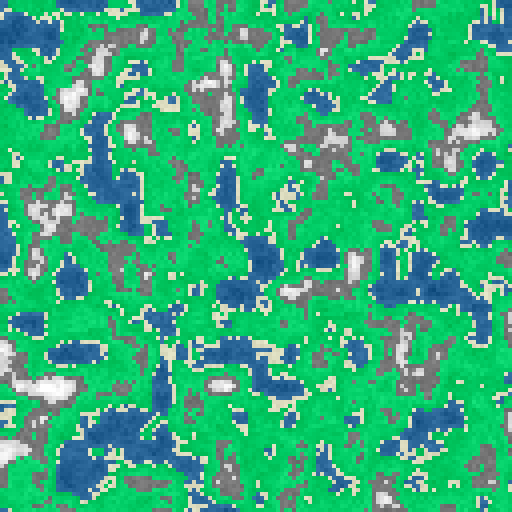
Frame 1 (no input)
Frame 60 (the mouse pressed at the canvas centre just before this capture): identical to frame 1, image omitted
Frame 120 (the mouse held since frame 60 and released just before this capture): identical to frame 1, image omitted

The Processing sketch that drew this single still picture (run headless with seeded random() and noise(); from frame 60 on, the mouse is pressed at the canvas centre):

// Processing sketch: TestingProc
// ── TestingProc.pde
final int SCREEN_SIZE = 512;
final int WORLD_SIZE = 128; // Adjust this for the 'zoom' level. 64 seems to run pretty smooth but you loose details
int OFFSET_X = 0;
int OFFSET_Y = 0;
int frame = 0; // frame counter
Tile[] tiles;
boolean[] keys = new boolean[256]; // Store positions (up / down) for each key.

void setup() {
  size(512, 512); // You can't use variables here.
  
  background(0);
  noStroke();
  
  // Uncomment for consistent noise values
  // noiseSeed(0);
  
  // Tiles are stored in a one dimensional array for speed purposes. This doesn't
  // work great for when we need to get 'near' tiles.
  tiles = new Tile[WORLD_SIZE * WORLD_SIZE];
  for (int y = 0; y < WORLD_SIZE; y++){
    for (int x = 0; x < WORLD_SIZE; x++){
      tiles[y * WORLD_SIZE + x] = new Tile(x, y, SCREEN_SIZE / WORLD_SIZE);
    }
  }
}

void update() {
  // Basic movement with WASD. We don't move any of the tiles, but merely the positions at which the tiles check for the noise value.
  if (keys[(int)'w']) OFFSET_Y-=8;
  if (keys[(int)'s']) OFFSET_Y+=8;
  if (keys[(int)'a']) OFFSET_X-=8;
  if (keys[(int)'d']) OFFSET_X+=8;
  for (Tile t : tiles){
    t.update(OFFSET_X, OFFSET_Y);
  }
}

// These next two functions are simply to see if a key is currently being pressed while
// being able to have multiple down at once.
void keyPressed(){
  keys[key % 256] = true;
}

void keyReleased(){
  keys[key % 256] = false;
}

void draw() {
  // Draw automatically updates each frame so I just call update here.
  update();
  for (Tile t : tiles){
    t.draw();
  }
}
// ── Tile.pde
static int OFFSET = Short.MAX_VALUE / 2;

class Tile {
  
  int c;
  int pos_x, pos_y, size;
  
  Tile(int x, int y, int size) {
    c = (int)(noise(x / 10.0, y / 10.0) * 256);
    pos_x = x * size;
    pos_y = y * size;
    this.size = size;
  }
  
  void update(int x, int y){
    // Because the noise function mirrors along the x = 0 and y = 0 axis, we start in the middle of short.
    // This means it will repeat every 2^16 (65536) tiles. The reason I used Short versus Integer is
    // for some reason the noise function produces duplicate results when numbers get too high. For example,
    // noise (Integer.MAX_VALUE) had the same value as (Integer.MAX_VALUE - 20). This means the player would
    // see large areas of low detail.
    c = (int)(noise(((OFFSET + pos_x + x) % Short.MAX_VALUE) / 32.0, ((OFFSET + pos_y + y) % Short.MAX_VALUE) / 32.0) * 256);
    
  }
  
  void draw(){
    int r, g, b;
    int MAX_OFFSET = 64;
    // If statements for coloring
    if (c < 90){
      r = 70;
      g = 130;
      b = 180;
    }
    else if (c < 100){
      r = 238;
      g = 238;
      b = 209;
    }
    else if (c < 155){
      r = 0;
      g = 205;
      b = 102;
    }
    else if (c < 180){
      r = 100;
      g = 100;
      b = 100;
    }
    else {
      r = c;
      g = c;
      b = c;
    }
    
    // Add some smoothing to give variation between the same colors.
    r = (int)lerp(r - MAX_OFFSET, r + MAX_OFFSET, c / 256.0);
    g = (int)lerp(g - MAX_OFFSET, g + MAX_OFFSET, c / 256.0);
    b = (int)lerp(b - MAX_OFFSET, b + MAX_OFFSET, c / 256.0);
    fill(r + (int)((noise(pos_x, pos_y) - 0.5) * MAX_OFFSET / 2), g + (int)((noise(pos_x, pos_y) - 0.5) * MAX_OFFSET / 2), b + (int)((noise(pos_x, pos_y) - 0.5) * MAX_OFFSET / 2));
    //fill(r, g, b); // Uncomment for smooth values rather than the random overlay.
    
    // Very simple drawing the tile.
    quad(pos_x, pos_y, pos_x + size, pos_y, pos_x + size, pos_y + size, pos_x, pos_y + size);
  }
}
